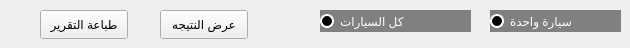
     <widget class="QWidget" name="tab_12">
      <attribute name="title">
       <string>الصيانة</string>
      </attribute>
      <widget class="QPushButton" name="pushButton_5">
       <property name="geometry">
        <rect>
         <x>160</x>
         <y>10</y>
         <width>88</width>
         <height>29</height>
        </rect>
       </property>
       <property name="text">
        <string>عرض النتيجه</string>
       </property>
      </widget>
      <widget class="QPushButton" name="pushButton_6">
       <property name="geometry">
        <rect>
         <x>40</x>
         <y>10</y>
         <width>88</width>
         <height>29</height>
        </rect>
       </property>
       <property name="text">
        <string>طباعة التقرير</string>
       </property>
      </widget>
      <widget class="QRadioButton" name="radioButton_5">
       <property name="geometry">
        <rect>
         <x>320</x>
         <y>10</y>
         <width>151</width>
         <height>22</height>
        </rect>
       </property>
       <property name="styleSheet">
        <string notr="true">QRadioButton {
    background-color : gray;
	color : white
}

QRadioButton::indicator {
	width : 10px;
	height : 10px;
	border-radius : 7px;   
}

QRadioButton::indicator:unchecked {
    background-color : black;
    border: 2px solid white;
}

QRadioButton::indicator:checked {
	background-color : white;
    border: 2px solid white;
}
</string>
       </property>
       <property name="text">
        <string>كل السيارات</string>
       </property>
      </widget>
      <widget class="QRadioButton" name="radioButton_6">
       <property name="geometry">
        <rect>
         <x>490</x>
         <y>10</y>
         <width>131</width>
         <height>22</height>
        </rect>
       </property>
       <property name="styleSheet">
        <string notr="true">QRadioButton {
    background-color : gray;
	color : white
}

QRadioButton::indicator {
	width : 10px;
	height : 10px;
	border-radius : 7px;   
}

QRadioButton::indicator:unchecked {
    background-color : black;
    border: 2px solid white;
}

QRadioButton::indicator:checked {
	background-color : white;
    border: 2px solid white;
}
</string>
       </property>
       <property name="text">
        <string>سيارة واحدة</string>
       </property>
      </widget>
     </widget>
